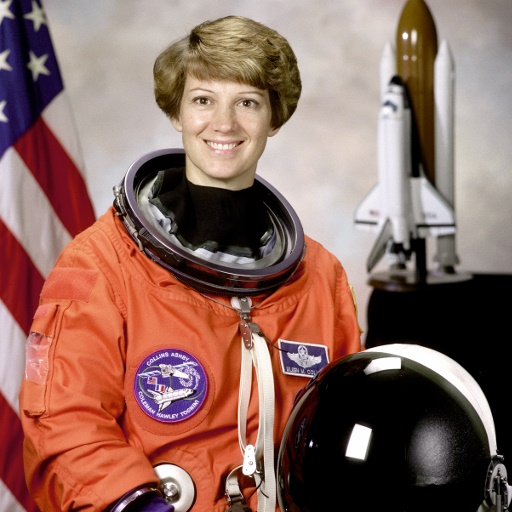
#> input picture 실습소스/02_OpenCV_Basic/image.jpg, 512 x 512 px, given as the content of the folder /실습소스/data/pcb-defect-dataset/pcb-defect-dataset/test/images, which was not available
$ jupyter execute --allow-errors '14_서비스고도화_배포최적화_파이프라인개선.ipynb'   (text cells are left out)
#> lines starting #> are read from the running program, lines starting #| are printed output that depends on the picture; long printed decimals are rounded; pictures that were not available may be replaced by others from this repository, and a replacement may not be noted
[cell 1]
from __future__ import annotations

from pathlib import Path
from dataclasses import dataclass, asdict, field
from datetime import datetime
from typing import Callable, Any
import hashlib
import json
import time
import numpy as np
import pandas as pd
import matplotlib.pyplot as plt
from PIL import Image

plt.rcParams["font.family"] = "Malgun Gothic"
plt.rcParams["axes.unicode_minus"] = False

PROJECT_ROOT = Path("..").resolve()
DATA_ROOT = PROJECT_ROOT / "data" / "pcb-defect-dataset" / "pcb-defect-dataset"
OUT_DIR = PROJECT_ROOT / "outputs" / "service_advancement"
OUT_DIR.mkdir(parents=True, exist_ok=True)

print("DATA_ROOT exists:", DATA_ROOT.exists())
print("OUT_DIR:", OUT_DIR)

[cell 2]
SENSOR_SCHEMA = {
    "t": {"dtype": "numeric", "min": 0},
    "lux": {"dtype": "numeric", "min": 0, "max": 5000},
    "temp": {"dtype": "numeric", "min": -20, "max": 80},
    "vibration": {"dtype": "numeric", "min": 0, "max": 5},
}


def validate_sensor_schema(df: pd.DataFrame) -> list[str]:
    errors = []
    for col, rule in SENSOR_SCHEMA.items():
        if col not in df.columns:
            errors.append(f"missing_column:{col}")
            continue
        if rule["dtype"] == "numeric" and not pd.api.types.is_numeric_dtype(df[col]):
            errors.append(f"non_numeric:{col}")
            continue
        if "min" in rule and (df[col] < rule["min"]).any():
            errors.append(f"below_min:{col}")
        if "max" in rule and (df[col] > rule["max"]).any():
            errors.append(f"above_max:{col}")
    return errors


def quality_gate_sensor(df: pd.DataFrame, max_missing_rate=0.05, max_outlier_rate=0.15) -> dict:
#> called with max_missing_rate = 0.05, max_outlier_rate = 0.15
    missing_rate = float(df.isna().mean().mean())
    outlier_flags = []
    for c in ["lux", "temp", "vibration"]:
        if c not in df.columns:
            continue
        q1, q3 = df[c].quantile(0.25), df[c].quantile(0.75)
        iqr = q3 - q1 + 1e-9
        outlier_flags.append(((df[c] < q1 - 3 * iqr) | (df[c] > q3 + 3 * iqr)).mean())
    outlier_rate = float(np.mean(outlier_flags)) if outlier_flags else 0.0

    passed = (missing_rate <= max_missing_rate) and (outlier_rate <= max_outlier_rate)
    return {
        "passed": passed,
        "missing_rate": missing_rate,
        "outlier_rate": outlier_rate,
        "max_missing_rate": max_missing_rate,
        "max_outlier_rate": max_outlier_rate,
    }


@dataclass
class PipelineState:
    """증분 처리 상태 저장소."""
    processed_ids: set[str] = field(default_factory=set)
    path: Path = field(default_factory=lambda: OUT_DIR / "pipeline_state.json")

    def load(self):
        if self.path.exists():
            data = json.loads(self.path.read_text(encoding="utf-8"))
            self.processed_ids = set(data.get("processed_ids", []))
        return self

    def save(self):
        self.path.write_text(
            json.dumps({"processed_ids": sorted(self.processed_ids), "updated_at": datetime.now().isoformat()}, ensure_ascii=False, indent=2),
            encoding="utf-8",
        )

    def should_process(self, item_id: str) -> bool:
        return item_id not in self.processed_ids

    def mark_done(self, item_id: str):
        self.processed_ids.add(item_id)


# 데모 센서 데이터
rng = np.random.default_rng(14)
n = 100
sensor_ok = pd.DataFrame({
    "t": np.arange(n),
    "lux": 900 + rng.normal(0, 20, n),
    "temp": 24 + rng.normal(0, 0.1, n),
    "vibration": 0.05 + np.abs(rng.normal(0, 0.01, n)),
})
sensor_bad = sensor_ok.copy()
sensor_bad.loc[0:20, "lux"] = np.nan
sensor_bad["vibration"] = 10.0  # schema max 초과

print("OK schema errors:", validate_sensor_schema(sensor_ok))
print("BAD schema errors:", validate_sensor_schema(sensor_bad))
print("OK quality gate:", quality_gate_sensor(sensor_ok))
print("BAD quality gate:", quality_gate_sensor(sensor_bad))

[cell 3]
@dataclass
class StageResult:
    name: str
    ok: bool
    data: Any
    metrics: dict
    elapsed_ms: float


class IndustrialPipeline:
    """산업 데이터 처리 파이프라인 (버전드 스테이지)."""

    def __init__(self, version: str = "v1.0.0"):
        self.version = version
        self.stages: list[tuple[str, Callable]] = []

    def add(self, name: str, fn: Callable):
        self.stages.append((name, fn))
        return self

    def fingerprint(self) -> str:
        names = "|".join(n for n, _ in self.stages)
        raw = f"{self.version}:{names}"
        return hashlib.sha1(raw.encode()).hexdigest()[:12]

    def run(self, payload: dict) -> dict:
        ctx = dict(payload)
        history = []
        t_all = time.perf_counter()

        for name, fn in self.stages:
            t0 = time.perf_counter()
            try:
                out = fn(ctx)
                ok = bool(out.get("ok", True))
                ctx.update(out.get("updates", {}))
                metrics = out.get("metrics", {})
            except Exception as e:
                ok = False
                metrics = {"error": str(e)}
            elapsed = (time.perf_counter() - t0) * 1000
            history.append(StageResult(name, ok, None, metrics, elapsed))
            if not ok:
                break

        return {
            "pipeline_version": self.version,
            "fingerprint": self.fingerprint(),
            "success": all(h.ok for h in history) and len(history) == len(self.stages),
            "total_ms": (time.perf_counter() - t_all) * 1000,
            "stages": [asdict(h) for h in history],
            "context": {k: v for k, v in ctx.items() if k not in {"gray", "sensor_df"}},
        }


def stage_schema(ctx: dict) -> dict:
    errs = validate_sensor_schema(ctx["sensor_df"])
    return {"ok": len(errs) == 0, "metrics": {"schema_errors": errs}}


def stage_quality(ctx: dict) -> dict:
    q = quality_gate_sensor(ctx["sensor_df"])
    return {"ok": q["passed"], "metrics": q}


def stage_clean(ctx: dict) -> dict:
    df = ctx["sensor_df"].copy()
    for c in ["lux", "temp", "vibration"]:
        df[c] = df[c].interpolate().bfill().ffill()
        q1, q3 = df[c].quantile(0.25), df[c].quantile(0.75)
        iqr = q3 - q1
        df[c] = df[c].clip(q1 - 3 * iqr, q3 + 3 * iqr)
    return {"ok": True, "updates": {"sensor_clean": df}, "metrics": {"rows": len(df)}}


def stage_vision_features(ctx: dict) -> dict:
    g = ctx["gray"]
    mean, std = float(g.mean()), float(g.std())
    gx, gy = np.diff(g, axis=1), np.diff(g, axis=0)
    grad = float((gx**2).mean() + (gy**2).mean())
    edge = float((np.abs(gx) > 0.08).mean())
    feats = {"img_mean": mean, "img_std": std, "grad_energy": grad, "edge_ratio": edge}
    risk = float(np.clip(0.25 * min(1, grad / 0.03) + 0.35 * min(1, edge / 0.25) + 0.4 * min(1, abs(mean - 0.5) / 0.35), 0, 1))
    return {"ok": True, "updates": {"vision_feats": feats, "vision_risk": risk}, "metrics": {"vision_risk": risk}}


def stage_sensor_features(ctx: dict) -> dict:
    df = ctx.get("sensor_clean", ctx["sensor_df"])
    recent = df.tail(30)
    for c in ["lux", "temp", "vibration"]:
        df[f"{c}_z"] = (df[c] - df[c].mean()) / (df[c].std() + 1e-9)
    recent = df.tail(30)
    vib_z = float(recent["vibration_z"].abs().max())
    lux_z = float(recent["lux_z"].abs().max())
    temp_z = float(recent["temp_z"].abs().max())
    risk = float(np.clip(0.45 * min(1, vib_z / 3) + 0.3 * min(1, lux_z / 3) + 0.25 * min(1, temp_z / 3), 0, 1))
    return {"ok": True, "updates": {"sensor_risk": risk}, "metrics": {"sensor_risk": risk}}


def stage_fuse(ctx: dict) -> dict:
    w_v, w_s = 0.6, 0.4
    fused = w_v * ctx["vision_risk"] + w_s * ctx["sensor_risk"]
    level = "HIGH" if fused >= 0.75 else ("MEDIUM" if fused >= 0.45 else "LOW")
    return {"ok": True, "updates": {"fused_risk": fused, "risk_level": level}, "metrics": {"fused_risk": fused, "risk_level": level}}


pipe = (
    IndustrialPipeline(version="v2.1.0")
    .add("schema_validate", stage_schema)
    .add("quality_gate", stage_quality)
    .add("sensor_clean", stage_clean)
    .add("vision_features", stage_vision_features)
    .add("sensor_features", stage_sensor_features)
    .add("fuse", stage_fuse)
)

print("pipeline fingerprint:", pipe.fingerprint())
print("stages:", [n for n, _ in pipe.stages])

[cell 4]
# 실제 이미지 + 센서로 파이프라인 실행
img_paths = sorted((DATA_ROOT / "test" / "images").glob("*.jpg"))
gray = np.array(Image.open(img_paths[0]).convert("L"), dtype=np.float32) / 255.0
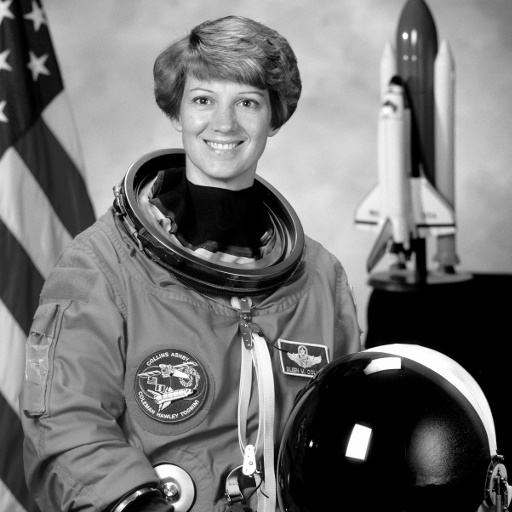
#> gray: shape (512, 512) float32; min 0, max 1, mean 0.453

# 정상 케이스
run_ok = pipe.run({"gray": gray, "sensor_df": sensor_ok, "lot_id": "LOT-PIPE-OK"})
#> in run, `ctx = dict(payload)`: ctx = 3 items
#> the loop in run, `for name, fn in self.stages:` made 6 passes
#> metrics on pass 1: {'schema_errors': []}
#> metrics on pass 3: {'rows': 100}
#> after the loop in run, `for name, fn in self.stages:`: ctx = 9 items; history = 6 items
#> run_ok = 6 items
# 품질 게이트 실패 케이스
run_ng = pipe.run({"gray": gray, "sensor_df": sensor_bad, "lot_id": "LOT-PIPE-NG"})
#> the loop in run (call 2), `for name, fn in self.stages:` made 1 pass
#> run_ng = 6 items

print("=== OK ===")
print(json.dumps({k: run_ok[k] for k in ["success", "fingerprint", "total_ms", "stages"]}, indent=2, ensure_ascii=False, default=str))
#> (printed output is left out)
print("context:", {k: run_ok["context"].get(k) for k in ["vision_risk", "sensor_risk", "fused_risk", "risk_level"]})
#| context: {'vision_risk': 0.2249, 'sensor_risk': 0.7503, 'fused_risk': 0.4351, 'risk_level': 'LOW'}

print("\n=== NG (품질게이트 차단 기대) ===")
print("success:", run_ng["success"])
#| success: False
print("stopped_at:", run_ng["stages"][-1]["name"] if run_ng["stages"] else None)
#| stopped_at: schema_validate
print("metrics:", run_ng["stages"][-1]["metrics"] if run_ng["stages"] else None)
#| metrics: {'schema_errors': ['above_max:vibration']}

[cell 5]
class InferenceCache:
    def __init__(self):
        self.store: dict[str, dict] = {}
        self.hits = 0
        self.misses = 0

    def key(self, arr: np.ndarray) -> str:
        # 이미지 해시 (배포 캐시 키 예시)
        return hashlib.md5(arr.tobytes()).hexdigest()

    def get(self, k: str):
        if k in self.store:
            self.hits += 1
            return self.store[k]
        self.misses += 1
        return None

    def put(self, k: str, v: dict):
        self.store[k] = v


def extract_vision_fp32(gray: np.ndarray) -> dict:
    mean, std = float(gray.mean()), float(gray.std())
    gx, gy = np.diff(gray, axis=1), np.diff(gray, axis=0)
    grad = float((gx**2).mean() + (gy**2).mean())
    edge = float((np.abs(gx) > 0.08).mean())
    return {"img_mean": mean, "img_std": std, "grad_energy": grad, "edge_ratio": edge}


def extract_vision_fp16(gray: np.ndarray) -> dict:
    g = gray.astype(np.float16).astype(np.float32)  # 양자화 시뮬레이션
    return extract_vision_fp32(g)


def bench_single(images: list[np.ndarray], fn: Callable, use_cache=False, cache=None) -> dict:
    lat = []
    for im in images:
        t0 = time.perf_counter()
        if use_cache and cache is not None:
            k = cache.key(im)
            hit = cache.get(k)
            if hit is None:
                out = fn(im)
                cache.put(k, out)
            else:
                out = hit
        else:
            out = fn(im)
        lat.append((time.perf_counter() - t0) * 1000)
    arr = np.array(lat)
    return {
        "n": len(images),
        "p50_ms": float(np.percentile(arr, 50)),
        "p95_ms": float(np.percentile(arr, 95)),
        "mean_ms": float(arr.mean()),
        "throughput_img_s": float(1000.0 / (arr.mean() + 1e-9)),
    }


def bench_batch(images: list[np.ndarray], batch_size=8) -> dict:
    """배치 단위로 묶어 처리 (루프 오버헤드 감소 시뮬레이션)."""
    lat = []
    for i in range(0, len(images), batch_size):
        batch = images[i:i + batch_size]
        t0 = time.perf_counter()
        # 배치 스택 후 일괄 통계 (단순 예시)
        stack = np.stack(batch, axis=0)
        _ = stack.mean(axis=(1, 2))
        _ = stack.std(axis=(1, 2))
        lat.append((time.perf_counter() - t0) * 1000)
    per_img = np.array(lat) / batch_size
    # 마지막 배치 크기 보정은 생략(벤치 근사)
    return {
        "batch_size": batch_size,
        "mean_ms_per_img": float(per_img.mean()),
        "throughput_img_s": float(1000.0 / (per_img.mean() + 1e-9)),
    }


# 벤치 이미지 준비
bench_imgs = []
for p in img_paths[:40]:
    bench_imgs.append(np.array(Image.open(p).convert("L"), dtype=np.float32) / 255.0)

cache = InferenceCache()
# 워밍업 + 동일 이미지 재요청으로 캐시 효과 측정
warmup = bench_imgs[:10]
#> warmup = 1 item
dup = warmup + warmup  # 2회 반복 → 캐시 hit 유도
#> dup = 2 items

m_fp32 = bench_single(bench_imgs, extract_vision_fp32, use_cache=False)
#> the loop in bench_single, `for im in images:` made 1 pass
#> pass 1, in extract_vision_fp32, `gx, gy = np.diff(gray, axis=1), np.diff(gray, axis=0)`:
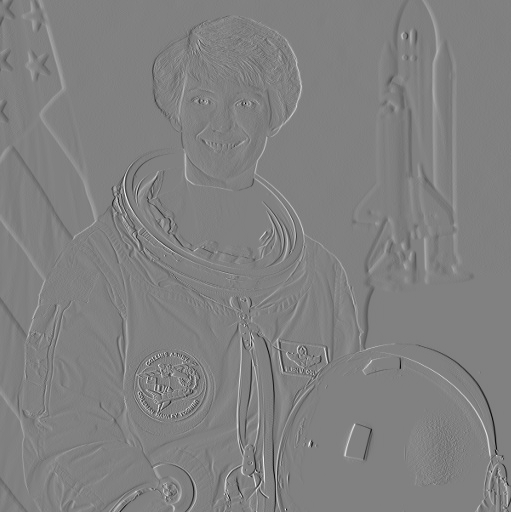
#> gx: shape (512, 511) float32; min -0.788, max 0.769, mean -0.000277; drawn with min black and max white
#> pass 1, in extract_vision_fp32, `gx, gy = np.diff(gray, axis=1), np.diff(gray, axis=0)`:
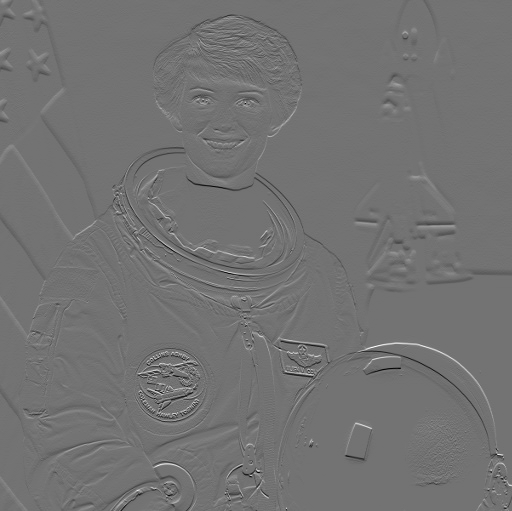
#> gy: shape (511, 512) float32; min -0.706, max 0.859, mean -0.000866; drawn with min black and max white
#> after the loop in bench_single, `for im in images:`: lat = [38.85]
#> m_fp32 = {'n': 1, 'p50_ms': 38.85, 'p95_ms': 38.85, 'mean_ms': 38.85, 'throughput_img_s': 25.74}
m_fp16 = bench_single(bench_imgs, extract_vision_fp16, use_cache=False)
#> the loop in bench_single (call 2), `for im in images:` made 1 pass
#> m_fp16 = {'n': 1, 'p50_ms': 59.79, 'p95_ms': 59.79, 'mean_ms': 59.79, 'throughput_img_s': 16.73}
m_cache = bench_single(dup, extract_vision_fp32, use_cache=True, cache=cache)
#> m_cache = {'n': 2, 'p50_ms': 4.18, 'p95_ms': 5.82, 'mean_ms': 4.18, 'throughput_img_s': 239.4}
m_batch4 = bench_batch(bench_imgs, batch_size=4)
#> the loop in bench_batch, `for i in range(0, len(images), batch_size):` made 1 pass
#> after the loop in bench_batch, `for i in range(0, len(images), batch_size):`: lat = [1.03]
#> in bench_batch, `per_img = np.array(lat) / batch_size`: per_img = [0.257]
#> m_batch4 = {'batch_size': 4, 'mean_ms_per_img': 0.257, 'throughput_img_s': 3895.7}
m_batch8 = bench_batch(bench_imgs, batch_size=8)
#> the loop in bench_batch (call 2), `for i in range(0, len(images), batch_size):` made 1 pass
#> m_batch8 = {'batch_size': 8, 'mean_ms_per_img': 0.0949, 'throughput_img_s': 10542}

bench_df = pd.DataFrame([
    {"mode": "single_fp32", **{k: m_fp32[k] for k in ["mean_ms", "p50_ms", "p95_ms", "throughput_img_s"]}},
    {"mode": "single_fp16", **{k: m_fp16[k] for k in ["mean_ms", "p50_ms", "p95_ms", "throughput_img_s"]}},
    {"mode": "cached_fp32", "mean_ms": m_cache["mean_ms"], "p50_ms": m_cache["p50_ms"], "p95_ms": m_cache["p95_ms"], "throughput_img_s": m_cache["throughput_img_s"]},
    {"mode": "batch4", "mean_ms": m_batch4["mean_ms_per_img"], "p50_ms": np.nan, "p95_ms": np.nan, "throughput_img_s": m_batch4["throughput_img_s"]},
    {"mode": "batch8", "mean_ms": m_batch8["mean_ms_per_img"], "p50_ms": np.nan, "p95_ms": np.nan, "throughput_img_s": m_batch8["throughput_img_s"]},
])
#> bench_df = table of 5 rows and 5 columns

print(f"cache hits={cache.hits}, misses={cache.misses}, hit_rate={cache.hits/(cache.hits+cache.misses+1e-9):.1%}")
#| cache hits=1, misses=1, hit_rate=50.0%
display(bench_df)

[cell 6]
state = PipelineState().load()

def make_sensor_for_lot(seed: int, anomaly=False) -> pd.DataFrame:
    r = np.random.default_rng(seed)
    t = np.arange(80)
    df = pd.DataFrame({
        "t": t,
        "lux": 920 + r.normal(0, 15, 80),
        "temp": 24 + r.normal(0, 0.08, 80),
        "vibration": 0.05 + np.abs(r.normal(0, 0.008, 80)),
    })
    if anomaly:
        df.loc[55:, "vibration"] += 0.05
        df.loc[55:, "lux"] -= 120
    return df


batch_lots = [
    {"lot_id": f"LOT-ADV-{i:03d}", "img_idx": i % min(20, len(img_paths)), "anomaly": i % 4 == 0}
    for i in range(12)
]

# 1차 실행
results_1 = []
for lot in batch_lots:
    if not state.should_process(lot["lot_id"]):
        results_1.append({"lot_id": lot["lot_id"], "status": "skipped"})
        continue
    g = np.array(Image.open(img_paths[lot["img_idx"]]).convert("L"), dtype=np.float32) / 255.0
    sdf = make_sensor_for_lot(seed=100 + lot["img_idx"], anomaly=lot["anomaly"])
    out = pipe.run({"gray": g, "sensor_df": sdf, "lot_id": lot["lot_id"]})
#> out = 6 items
    if out["success"]:
        state.mark_done(lot["lot_id"])
    results_1.append({
        "lot_id": lot["lot_id"],
        "status": "processed" if out["success"] else "failed",
        "fused_risk": out["context"].get("fused_risk"),
        "risk_level": out["context"].get("risk_level"),
        "total_ms": round(out["total_ms"], 2),
    })
state.save()

# 2차 실행 (대부분 skip 기대)
results_2 = []
for lot in batch_lots:
    if not state.should_process(lot["lot_id"]):
        results_2.append({"lot_id": lot["lot_id"], "status": "skipped"})
        continue
    results_2.append({"lot_id": lot["lot_id"], "status": "processed"})

df1 = pd.DataFrame(results_1)
df2 = pd.DataFrame(results_2)
print("1차 실행 상태 분포:")
display(df1["status"].value_counts())
print("2차 실행 상태 분포 (증분):")
display(df2["status"].value_counts())
display(df1.head())

[cell 7]
# 시각화: 배포 최적화 효과 + 파이프라인 스테이지 지연
fig, axes = plt.subplots(1, 2, figsize=(12, 4))

axes[0].bar(bench_df["mode"], bench_df["throughput_img_s"], color="steelblue")
axes[0].set_title("배포 모드별 처리량 (img/s)")
axes[0].tick_params(axis="x", rotation=30)
axes[0].grid(axis="y", alpha=0.2)

stage_ms = pd.DataFrame(run_ok["stages"])
#> stage_ms = table of 6 rows and 5 columns
axes[1].barh(stage_ms["name"], stage_ms["elapsed_ms"], color="seagreen")
axes[1].set_title("파이프라인 스테이지별 지연(ms)")
axes[1].invert_yaxis()
axes[1].grid(axis="x", alpha=0.2)

plt.tight_layout()
plt.show()
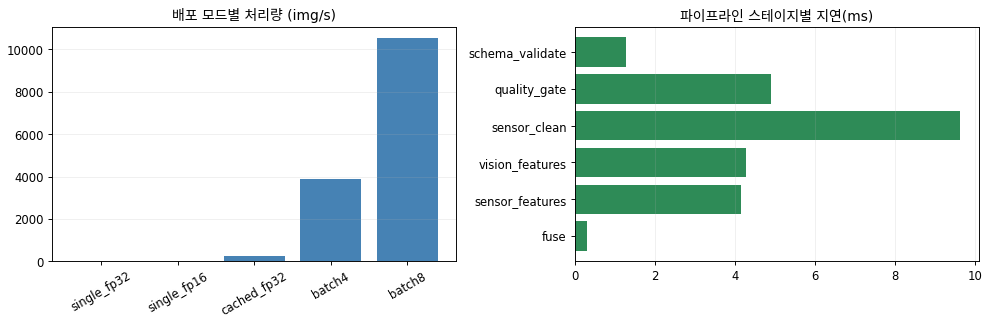
#> figure drawn by matplotlib, 2 panels; panel 1: tallest bar 10542 high, from x = 3.6 to 4.4

# 메모리 footprint 비교 (대략)
bytes_fp32 = bench_imgs[0].nbytes
#> bytes_fp32 = 1048576
bytes_fp16 = bench_imgs[0].astype(np.float16).nbytes
#> bytes_fp16 = 524288
print(f"이미지 1장 메모리: fp32={bytes_fp32/1024:.1f}KB, fp16={bytes_fp16/1024:.1f}KB, 절감={(1-bytes_fp16/bytes_fp32):.0%}")
#| 이미지 1장 메모리: fp32=1024.0KB, fp16=512.0KB, 절감=50%
